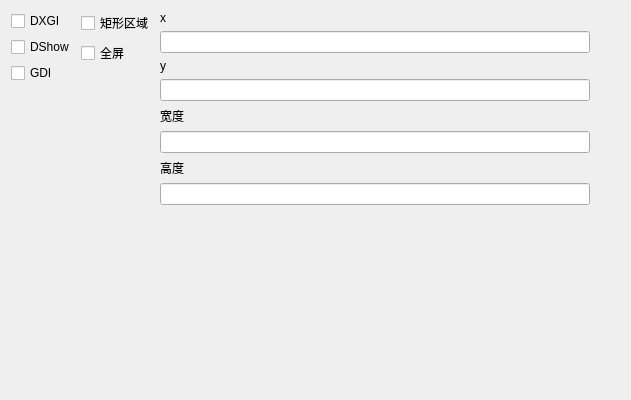
<?xml version="1.0" encoding="UTF-8"?>
<ui version="4.0">
 <class>DesktopTab</class>
 <widget class="QWidget" name="DesktopTab">
  <property name="geometry">
   <rect>
    <x>0</x>
    <y>0</y>
    <width>631</width>
    <height>400</height>
   </rect>
  </property>
  <property name="windowTitle">
   <string>QtWidgetsClass1</string>
  </property>
  <widget class="QWidget" name="gridLayoutWidget">
   <property name="geometry">
    <rect>
     <x>0</x>
     <y>0</y>
     <width>621</width>
     <height>401</height>
    </rect>
   </property>
   <layout class="QGridLayout" name="grid">
    <item row="1" column="1">
     <layout class="QHBoxLayout" name="hbox_btn">
      <item>
       <spacer name="horizontalSpacer">
        <property name="orientation">
         <enum>Qt::Horizontal</enum>
        </property>
        <property name="sizeHint" stdset="0">
         <size>
          <width>40</width>
          <height>20</height>
         </size>
        </property>
       </spacer>
      </item>
     </layout>
    </item>
    <item row="0" column="0">
     <layout class="QVBoxLayout" name="vbox_capture">
      <item>
       <widget class="QCheckBox" name="ck_dxgi">
        <property name="text">
         <string>DXGI</string>
        </property>
       </widget>
      </item>
      <item>
       <widget class="QCheckBox" name="ck_dshow">
        <property name="text">
         <string>DShow</string>
        </property>
       </widget>
      </item>
      <item>
       <widget class="QCheckBox" name="ck_gdi">
        <property name="text">
         <string>GDI</string>
        </property>
       </widget>
      </item>
      <item>
       <spacer name="verticalSpacer_4">
        <property name="orientation">
         <enum>Qt::Vertical</enum>
        </property>
        <property name="sizeHint" stdset="0">
         <size>
          <width>20</width>
          <height>40</height>
         </size>
        </property>
       </spacer>
      </item>
     </layout>
    </item>
    <item row="0" column="1">
     <layout class="QHBoxLayout" name="hbox_area">
      <item>
       <layout class="QVBoxLayout" name="vbox_area">
        <item>
         <widget class="QCheckBox" name="ck_capture_area">
          <property name="text">
           <string>矩形区域</string>
          </property>
         </widget>
        </item>
        <item>
         <widget class="QCheckBox" name="ck_full_screen">
          <property name="text">
           <string>全屏</string>
          </property>
         </widget>
        </item>
        <item>
         <spacer name="verticalSpacer_2">
          <property name="orientation">
           <enum>Qt::Vertical</enum>
          </property>
          <property name="sizeHint" stdset="0">
           <size>
            <width>20</width>
            <height>40</height>
           </size>
          </property>
         </spacer>
        </item>
       </layout>
      </item>
      <item>
       <layout class="QHBoxLayout" name="horizontalLayout_2"/>
      </item>
      <item>
       <layout class="QVBoxLayout" name="vbox_edit">
        <item>
         <widget class="QLabel" name="label_4">
          <property name="text">
           <string>x</string>
          </property>
         </widget>
        </item>
        <item>
         <widget class="QLineEdit" name="le_x"/>
        </item>
        <item>
         <widget class="QLabel" name="label_3">
          <property name="text">
           <string>y</string>
          </property>
         </widget>
        </item>
        <item>
         <widget class="QLineEdit" name="le_y"/>
        </item>
        <item>
         <widget class="QLabel" name="label">
          <property name="text">
           <string>宽度</string>
          </property>
         </widget>
        </item>
        <item>
         <widget class="QLineEdit" name="le_width"/>
        </item>
        <item>
         <widget class="QLabel" name="label_2">
          <property name="text">
           <string>高度</string>
          </property>
         </widget>
        </item>
        <item>
         <widget class="QLineEdit" name="le_height"/>
        </item>
        <item>
         <spacer name="verticalSpacer_3">
          <property name="orientation">
           <enum>Qt::Vertical</enum>
          </property>
          <property name="sizeHint" stdset="0">
           <size>
            <width>20</width>
            <height>40</height>
           </size>
          </property>
         </spacer>
        </item>
       </layout>
      </item>
      <item>
       <spacer name="verticalSpacer">
        <property name="orientation">
         <enum>Qt::Vertical</enum>
        </property>
        <property name="sizeHint" stdset="0">
         <size>
          <width>20</width>
          <height>40</height>
         </size>
        </property>
       </spacer>
      </item>
     </layout>
    </item>
   </layout>
  </widget>
 </widget>
 <layoutdefault spacing="6" margin="11"/>
 <resources/>
 <connections/>
</ui>
